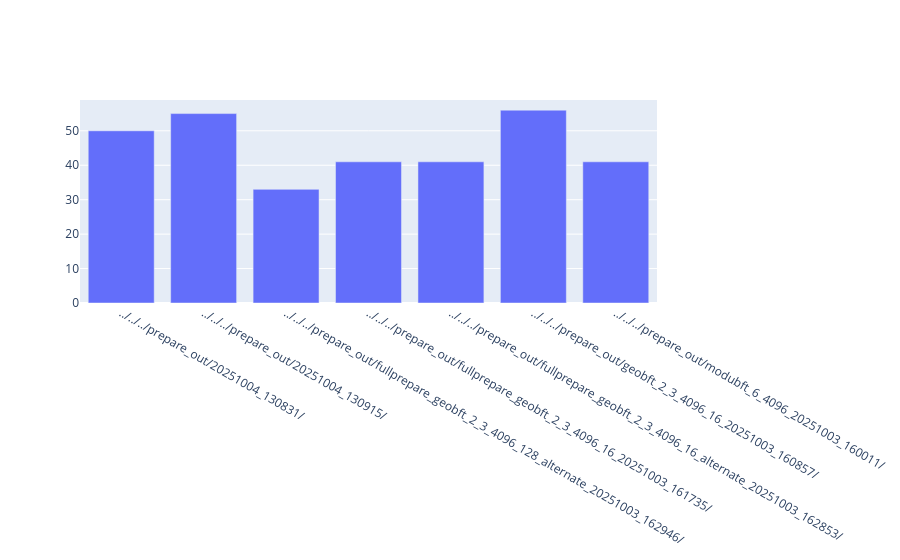
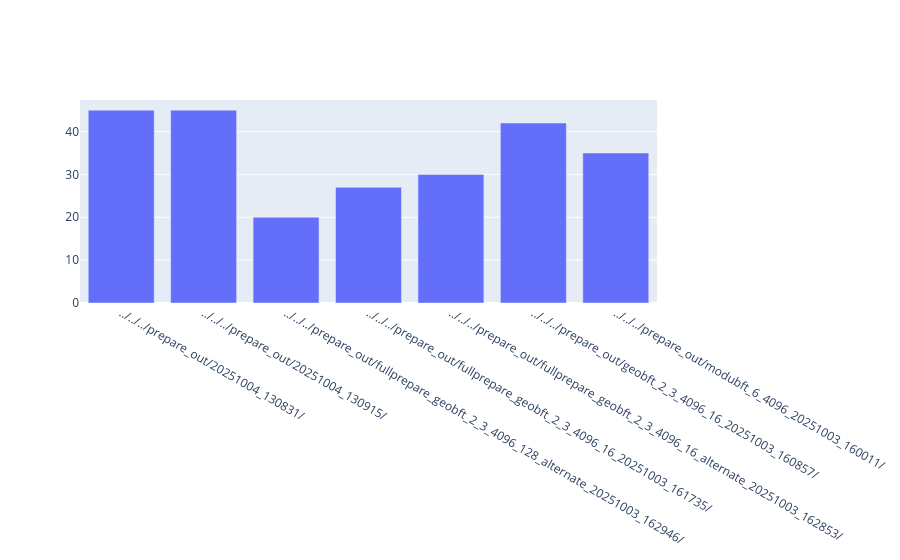

Notebook source saved alongside these figures, in order:
### Code cell
def plot_max_cpu_by_folder(role):
    folder_cpu_max = df.query("Role == @role ").groupby("folder")[["cpu"]].max().reset_index().sort_values("folder")
    fig = go.Figure() 
    fig.add_trace(go.Bar(x=folder_cpu_max.folder,y=folder_cpu_max.cpu.astype(float)))
    fig.show()

plot_max_cpu_by_folder(2)
plot_max_cpu_by_folder(1)

### Figure 1 — Plotly figure (JSON) as saved in the notebook; plotly's stock layout.template omitted (floating-point values rounded to 4 significant figures)
{"data": [{"type": "bar", "x": ["../../../prepare_out/20251004_130831/", "../../../prepare_out/20251004_130915/", "../../../prepare_out/fullprepare_geobft_2_3_4096_128_alternate_20251003_162946/", "../../../prepare_out/fullprepare_geobft_2_3_4096_16_20251003_161735/", "../../../prepare_out/fullprepare_geobft_2_3_4096_16_alternate_20251003_162853/", "../../../prepare_out/geobft_2_3_4096_16_20251003_160857/", "../../../prepare_out/modubft_6_4096_20251003_160011/"], "y": [50.0, 55.0, 33.0, 41.0, 41.0, 56.0, 41.0]}], "layout": {}}

### Figure 2 — Plotly figure (JSON) as saved in the notebook; plotly's stock layout.template omitted (floating-point values rounded to 4 significant figures)
{"data": [{"type": "bar", "x": ["../../../prepare_out/20251004_130831/", "../../../prepare_out/20251004_130915/", "../../../prepare_out/fullprepare_geobft_2_3_4096_128_alternate_20251003_162946/", "../../../prepare_out/fullprepare_geobft_2_3_4096_16_20251003_161735/", "../../../prepare_out/fullprepare_geobft_2_3_4096_16_alternate_20251003_162853/", "../../../prepare_out/geobft_2_3_4096_16_20251003_160857/", "../../../prepare_out/modubft_6_4096_20251003_160011/"], "y": [45.0, 45.0, 20.0, 27.0, 30.0, 42.0, 35.0]}], "layout": {}}
